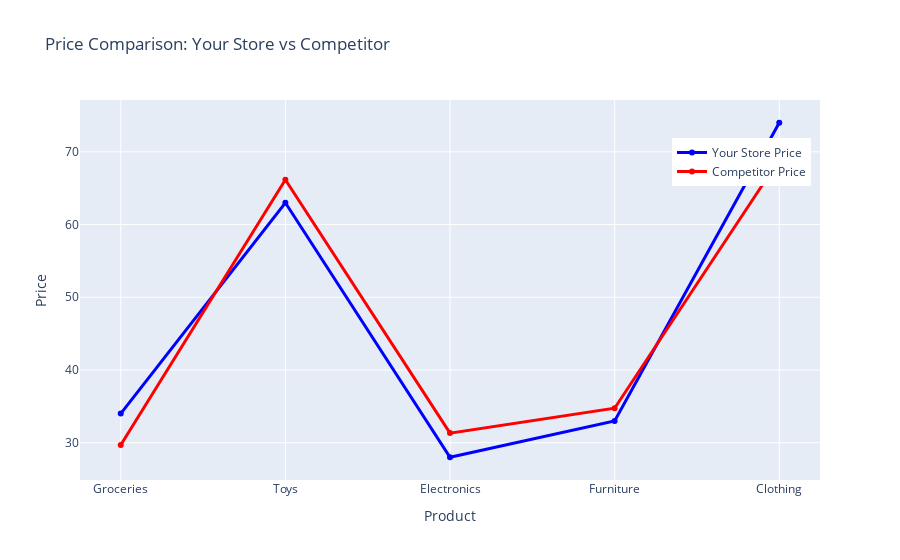

The notebook cell this image was saved under:
### Code cell
fig5 = go.Figure()

# Add your store's prices
fig5.add_trace(go.Scatter(
    x=df["Category"].unique(),
    y=df['Price'],
    mode='lines+markers',
    name='Your Store Price',
    line=dict(color='blue', width=3)
))

# Add competitor's prices
fig5.add_trace(go.Scatter(
    x=df['Category'].unique(),
    y=df['Competitor Pricing'],
    mode='lines+markers',
    name='Competitor Price',
    line=dict(color='red', width=3)
))


fig5.update_layout(
    title='Price Comparison: Your Store vs Competitor',
    xaxis_title='Product',
    yaxis_title='Price',
    template='plotly',
    legend=dict(x=0.8, y=0.9)
)

fig5.show()

### Figure 1 — Plotly figure (JSON) as saved in the notebook; plotly's stock layout.template omitted (floating-point values rounded to 4 significant figures; data arrays with more than 128 entries replaced by an {"elided": "..."} marker saying what was removed)
{"data": [{"line": {"color": "blue", "width": 3}, "mode": "lines+markers", "name": "Your Store Price", "type": "scatter", "x": ["Groceries", "Toys", "Electronics", "Furniture", "Clothing"], "y": {"elided": "73100 int values"}}, {"line": {"color": "red", "width": 3}, "mode": "lines+markers", "name": "Competitor Price", "type": "scatter", "x": ["Groceries", "Toys", "Electronics", "Furniture", "Clothing"], "y": {"elided": "73100 float values"}}], "layout": {"autosize": true, "legend": {"x": 0.8, "y": 0.9}, "title": {"text": "Price Comparison: Your Store vs Competitor"}, "xaxis": {"autorange": true, "range": [-0.2495, 4.25], "title": {"text": "Product"}, "type": "category"}, "yaxis": {"autorange": true, "range": [24.2, 77.8], "title": {"text": "Price"}, "type": "linear"}}}
